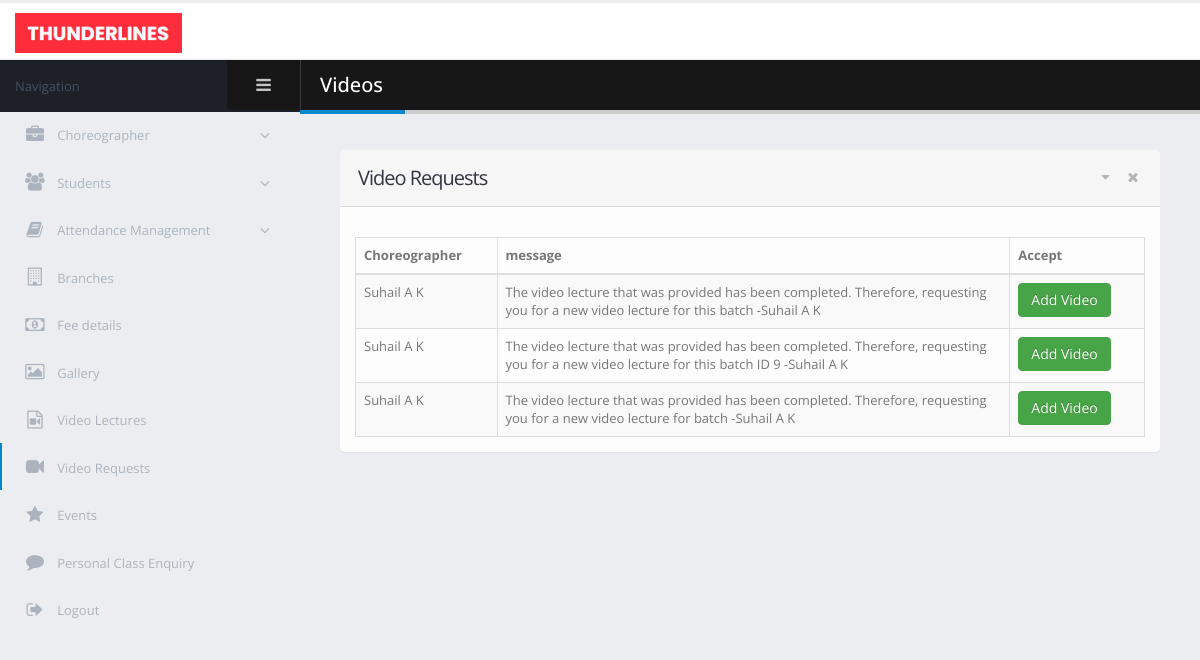
Screenshot of /admin/video_requests.php with the database file from the repository.
### tables this page shows
CREATE TABLE `messages` (
  `msg_id` int(11) NOT NULL,
  `from_id` int(11) NOT NULL,
  `to_id` int(11) NOT NULL,
  `message_title` varchar(40) NOT NULL,
  `message` text NOT NULL,
  `message_status` int(11) NOT NULL DEFAULT 1
);

CREATE TABLE `choreographer` (
  `choreographer_id` int(11) NOT NULL,
  `choreographer_name` varchar(50) NOT NULL,
  `choreographer_dob` date NOT NULL,
  `address` varchar(40) NOT NULL,
  `place` varchar(30) NOT NULL,
  `pincode` int(11) NOT NULL,
  `district` varchar(25) NOT NULL,
  `mobile` bigint(12) NOT NULL,
  `email` varchar(25) NOT NULL,
  `sallary` int(11) NOT NULL,
  `qualification` varchar(20) NOT NULL
);

### admin/video_requests.php (the view, shortened to what this page needs)
<!doctype html>
<html class="fixed">
	<head>
		<link rel="stylesheet" href="assets/vendor/bootstrap/css/bootstrap.css" />
		<link rel="stylesheet" href="assets/vendor/font-awesome/css/font-awesome.css" />
		<link rel="stylesheet" href="assets/vendor/magnific-popup/magnific-popup.css" />
		<link rel="stylesheet" href="assets/vendor/bootstrap-datepicker/css/bootstrap-datepicker3.css" />
		<link rel="stylesheet" href="assets/vendor/jquery-ui/jquery-ui.css" />
		<link rel="stylesheet" href="assets/vendor/jquery-ui/jquery-ui.theme.css" />
		<link rel="stylesheet" href="assets/vendor/bootstrap-multiselect/bootstrap-multiselect.css" />
		<link rel="stylesheet" href="assets/vendor/morris.js/morris.css" />
		<link rel="stylesheet" href="assets/stylesheets/theme.css" />
		<link rel="stylesheet" href="assets/stylesheets/skins/default.css" />
		<link rel="stylesheet" href="assets/stylesheets/theme-custom.css">
	</head>
	<body>
		<section class="body">
			<header class="header">
				<div class="logo-container">
					<a href="homepage.php" class="logo">
						<img src="assets/images/new_logo.png" alt="Porto Admin" height="40"/>
					</a>
				</div>
			</header>
			<div class="inner-wrapper">
				<aside id="sidebar-left" class="sidebar-left">
				    <div class="sidebar-header">
				        <div class="sidebar-title">
				            Navigation
				        </div>
				        <div class="sidebar-toggle hidden-xs" data-toggle-class="sidebar-left-collapsed" data-target="html" data-fire-event="sidebar-left-toggle">
				            <i class="fa fa-bars" aria-label="Toggle sidebar"></i>
				        </div>
				    </div>
				    <div class="nano">
				        <div class="nano-content">
				            <nav id="menu" class="nav-main" role="navigation">
				                <ul class="nav nav-main ">
				                    <li class="nav-parent ">
				                        <a href="#">
				                            <i class="fa fa-briefcase" aria-hidden="true"></i>
				                            <span>Choreographer</span>
				                        </a>
				                    </li>
				                    <li class="nav-parent">
				                        <a href="#">
				                            <i class="fa fa-users" aria-hidden="true"></i>
				                            <span>Students</span>
				                        </a>
				                    </li>
				                    <li class="nav-parent">
				                        <a href="#">
				                            <i class="fa fa-book" aria-hidden="true"></i>
				                            <span>Attendance Management</span>
				                        </a>
				                    </li>
				                    <li>
				                        <a href="branches.php">
				                            <i class="fa fa-building-o" aria-hidden="true"></i>
				                            <span>Branches</span>
				                        </a>
				                    </li>
                                    <li>
                                        <a href="fees_details.php">
                                            <i class="fa fa-money" aria-hidden="true"></i>
                                            <span>Fee details</span>
                                        </a>
                                    </li>
                                    <li>
                                        <a href="gallery.php">
                                            <i class="fa fa-image" aria-hidden="true"></i>
                                            <span>Gallery</span>
                                        </a>
                                    </li>
                                    <li>
                                        <a href="video_lectures.php">
                                            <i class="fa fa-file-video-o" aria-hidden="true"></i>
                                            <span>Video Lectures</span>
                                        </a>
                                    </li>
                                    <li class="nav nav-active">
                                        <a href="video_requests.php">
                                            <i class="fa fa-video-camera" aria-hidden="true"></i>
                                            <span>Video Requests</span>
                                        </a>
                                    </li>
                                    <li>
                                        <a href="event_details.php">
                                            <i class="fa fa-star" aria-hidden="true"></i>
                                            <span>Events</span>
                                        </a>
                                    </li>
                                    <li>
                                        <a href="personal_class_requests.php">
                                            <i class="fa fa-comment" aria-hidden="true"></i>
                                            <span>Personal Class Enquiry</span>
                                        </a>
                                    </li>
				                    <li>
				                        <a href="../login.html">
				                            <i class="fa fa-sign-out" aria-hidden="true"></i>
				                            <span>Logout</span>
				                        </a>
				                    </li>
				                </ul>
				            </nav>
				        </div>
				    </div>
				</aside>
                <section role="main" class="content-body">
                    <header class="page-header">
                        <h2>Videos</h2>
                    </header>
                    <section class="panel">
                        <header class="panel-heading">
                            <div class="panel-actions">
                                <a href="#" class="panel-action panel-action-toggle" data-panel-toggle></a>
                                <a href="#" class="panel-action panel-action-dismiss" data-panel-dismiss></a>
                            </div>
                            <h2 class="panel-title">Video Requests</h2>
                        </header>
                        <div class="panel-body">
                            <div class="row">
                                <div class="col-sm-6">
                                </div>
                            </div>
                            <form action="" method="post">
                                <table class="table table-bordered table-striped mb-none" id="tester_table">
                                    <thead>
                                    <tr>
                                        <th>Choreographer</th>
                                        <th>message</th>
                                        <th>Accept</th>
                                    </tr>
                                    </thead>
                                    <tbody>
                                    <?php
                                    $server_name = "localhost";
                                    $user_name = "root";
                                    $password = "";
                                    $database = "dance-academy";
                                    $conn = new mysqli($server_name, $user_name, $password, $database);
                                    $video_sel = "select msg_id, from_id, message  from messages where to_id='111' and message_title='video_request' and message_status='1' order by msg_id desc ";
                                    $res = $conn->query($video_sel);
                                    while ($row = $res->fetch_array())
                                    {
                                        echo "<tr>";
                                        $res_ch = $conn->query("select * from choreographer where choreographer_id='$row[1]'");
                                        $row_ch = $res_ch->fetch_array();
                                        echo "<td>$row_ch[1]</td>";
                                        echo "<td style='width: 65%'>$row[2]</td>";
                                        echo "<td><a href='update_video_req.php?msgid=$row[0]'><button type='button' class='btn btn-success'>Add Video</button></a></td>";
                                    }
                                    ?>
                                    </tbody>
                                </table>
                            </form>
                        </div>
                    </section>
                </section>
			</div>
		</section>
	</body>
</html>

### admin/assets/stylesheets/skins/default.css (style rules this page uses)
a, .btn-link { color: #0088cc; }
body .btn-success { color: #ffffff; text-shadow: 0 -1px 0 rgba(0, 0, 0, 0.25); background-color: #47a447; border-color: #47a447; }
.page-header h2 { border-bottom-color: #0088cc; }
ul.nav-main > li.nav-active > a { box-shadow: 2px 0 0 #0088cc inset; }

### rows the page displays
messages: choreographer.choreographer_name "Suhail A K", message "The video lecture that was provided has been completed. Therefore, requesting you for a new video lecture for this batch -Suhail A K"
messages: choreographer.choreographer_name "Suhail A K", message "The video lecture that was provided has been completed. Therefore, requesting you for a new video lecture for this batch ID 9 -Suhail A K"
messages: choreographer.choreographer_name "Suhail A K", message "The video lecture that was provided has been completed. Therefore, requesting you for a new video lecture for batch -Suhail A K"
